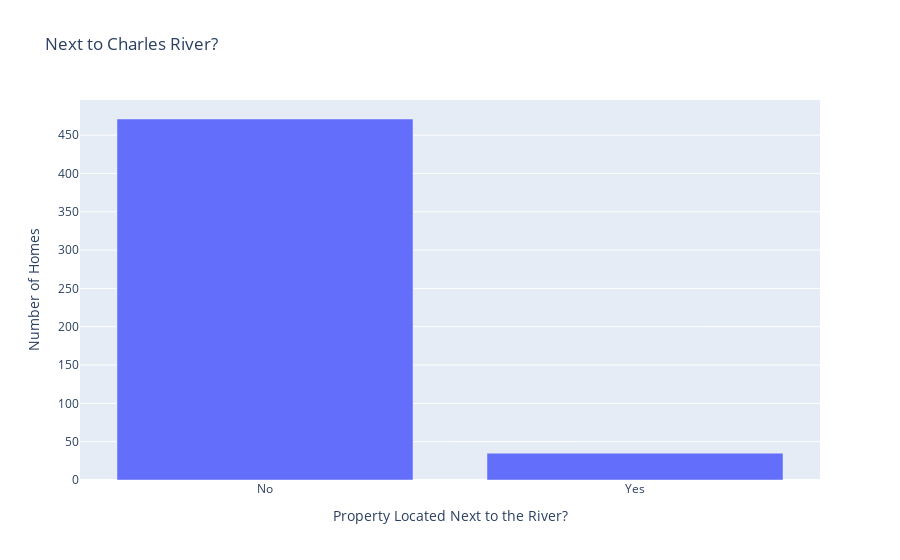

The cell this chart's notebook holds for it:
### Markdown cell above
#### Next to the River? ⛵️

**Challenge**

Create a bar chart with plotly for CHAS to show many more homes are away from the river versus next to it. The bar chart should look something like this:

<img src=https://i.imgur.com/AHwoQ6l.png height=350>

You can make your life easier by providing a list of values for the x-axis (e.g., `x=['No', 'Yes']`)

### Code cell
data['CHAS_yn'] = data['CHAS'].map({0: 'No', 1: 'Yes'})

counts_df = data['CHAS_yn'].value_counts()

counts_df = counts_df.reset_index()
counts_df.columns = ['CHAS_yn', 'count']

fig = px.bar(counts_df, x='CHAS_yn', y='count', title='Next to Charles River?')
fig.update_layout(xaxis_title='Property Located Next to the River?', yaxis_title='Number of Homes')

fig.show()

### Figure 1 — Plotly figure (JSON) as saved in the notebook; plotly's stock layout.template omitted (floating-point values rounded to 4 significant figures)
{"data": [{"alignmentgroup": "True", "hovertemplate": "CHAS_yn=%{x}<br>count=%{y}<extra></extra>", "legendgroup": "", "marker": {"color": "#636efa", "pattern": {"shape": ""}}, "name": "", "offsetgroup": "", "orientation": "v", "showlegend": false, "textposition": "auto", "type": "bar", "x": ["No", "Yes"], "xaxis": "x", "y": [471, 35], "yaxis": "y"}], "layout": {"barmode": "relative", "legend": {"tracegroupgap": 0}, "title": {"text": "Next to Charles River?"}, "xaxis": {"anchor": "y", "domain": [0, 1], "title": {"text": "Property Located Next to the River?"}}, "yaxis": {"anchor": "x", "domain": [0, 1], "title": {"text": "Number of Homes"}}}}
